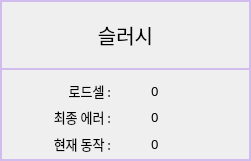
      <widget class="QFrame" name="FRAME_HOT">
       <property name="geometry">
        <rect>
         <x>1220</x>
         <y>270</y>
         <width>251</width>
         <height>161</height>
        </rect>
       </property>
       <property name="styleSheet">
        <string notr="true">QFrame { 
	border:2px solid #D1BCED;
} 
QLabel {
	font: 10pt &quot;함초롬돋움&quot;;
}
QPushButton {
	border:2px solid #D1BCED;
	font: 15pt &quot;함초롬돋움&quot;; 
}
QLineEdit {
	font: 10pt &quot;함초롬돋움&quot;;
}</string>
       </property>
       <property name="frameShape">
        <enum>QFrame::Box</enum>
       </property>
       <property name="frameShadow">
        <enum>QFrame::Raised</enum>
       </property>
       <property name="lineWidth">
        <number>2</number>
       </property>
       <widget class="QPushButton" name="BTN_DEV_INFO_SLUSH">
        <property name="geometry">
         <rect>
          <x>0</x>
          <y>0</y>
          <width>251</width>
          <height>70</height>
         </rect>
        </property>
        <property name="font">
         <font>
          <family>함초롬돋움</family>
          <pointsize>15</pointsize>
          <weight>50</weight>
          <italic>false</italic>
          <bold>false</bold>
         </font>
        </property>
        <property name="text">
         <string>슬러시</string>
        </property>
       </widget>
       <widget class="QWidget" name="layoutWidget">
        <property name="geometry">
         <rect>
          <x>40</x>
          <y>80</y>
          <width>181</width>
          <height>74</height>
         </rect>
        </property>
        <layout class="QGridLayout" name="gridLayout_5">
         <property name="horizontalSpacing">
          <number>40</number>
         </property>
         <item row="0" column="0">
          <widget class="QLabel" name="label_10">
           <property name="font">
            <font>
             <family>함초롬돋움</family>
             <pointsize>10</pointsize>
             <weight>50</weight>
             <italic>false</italic>
             <bold>false</bold>
            </font>
           </property>
           <property name="styleSheet">
            <string notr="true">QLabel{ 
   border: 0px solid
} </string>
           </property>
           <property name="text">
            <string>로드셀 :</string>
           </property>
           <property name="alignment">
            <set>Qt::AlignRight|Qt::AlignTrailing|Qt::AlignVCenter</set>
           </property>
          </widget>
         </item>
         <item row="0" column="1">
          <widget class="QLabel" name="LB_SLUSH_LOADCELL">
           <property name="font">
            <font>
             <family>함초롬돋움</family>
             <pointsize>10</pointsize>
             <weight>50</weight>
             <italic>false</italic>
             <bold>false</bold>
            </font>
           </property>
           <property name="styleSheet">
            <string notr="true">QLabel{ 
   border: 0px solid
} </string>
           </property>
           <property name="text">
            <string>0</string>
           </property>
           <property name="alignment">
            <set>Qt::AlignLeading|Qt::AlignLeft|Qt::AlignVCenter</set>
           </property>
          </widget>
         </item>
         <item row="1" column="0">
          <widget class="QLabel" name="label_9">
           <property name="font">
            <font>
             <family>함초롬돋움</family>
             <pointsize>10</pointsize>
             <weight>50</weight>
             <italic>false</italic>
             <bold>false</bold>
            </font>
           </property>
           <property name="styleSheet">
            <string notr="true">QLabel{ 
   border: 0px solid
} </string>
           </property>
           <property name="text">
            <string>최종 에러 :</string>
           </property>
           <property name="alignment">
            <set>Qt::AlignRight|Qt::AlignTrailing|Qt::AlignVCenter</set>
           </property>
          </widget>
         </item>
         <item row="1" column="1">
          <widget class="QLabel" name="LB_SLUSH_LAST_ERROR">
           <property name="font">
            <font>
             <family>함초롬돋움</family>
             <pointsize>10</pointsize>
             <weight>50</weight>
             <italic>false</italic>
             <bold>false</bold>
            </font>
           </property>
           <property name="styleSheet">
            <string notr="true">QLabel{ 
   border: 0px solid
} </string>
           </property>
           <property name="text">
            <string>0</string>
           </property>
           <property name="alignment">
            <set>Qt::AlignLeading|Qt::AlignLeft|Qt::AlignVCenter</set>
           </property>
          </widget>
         </item>
         <item row="2" column="0">
          <widget class="QLabel" name="label_8">
           <property name="font">
            <font>
             <family>함초롬돋움</family>
             <pointsize>10</pointsize>
             <weight>50</weight>
             <italic>false</italic>
             <bold>false</bold>
            </font>
           </property>
           <property name="styleSheet">
            <string notr="true">QLabel{ 
   border: 0px solid
} </string>
           </property>
           <property name="text">
            <string>현재 동작 :</string>
           </property>
           <property name="alignment">
            <set>Qt::AlignRight|Qt::AlignTrailing|Qt::AlignVCenter</set>
           </property>
          </widget>
         </item>
         <item row="2" column="1">
          <widget class="QLabel" name="LB_SLUSH_OP_STATE">
           <property name="font">
            <font>
             <family>함초롬돋움</family>
             <pointsize>10</pointsize>
             <weight>50</weight>
             <italic>false</italic>
             <bold>false</bold>
            </font>
           </property>
           <property name="styleSheet">
            <string notr="true">QLabel{ 
   border: 0px solid
} </string>
           </property>
           <property name="text">
            <string>0</string>
           </property>
           <property name="alignment">
            <set>Qt::AlignLeading|Qt::AlignLeft|Qt::AlignVCenter</set>
           </property>
          </widget>
         </item>
        </layout>
       </widget>
      </widget>
